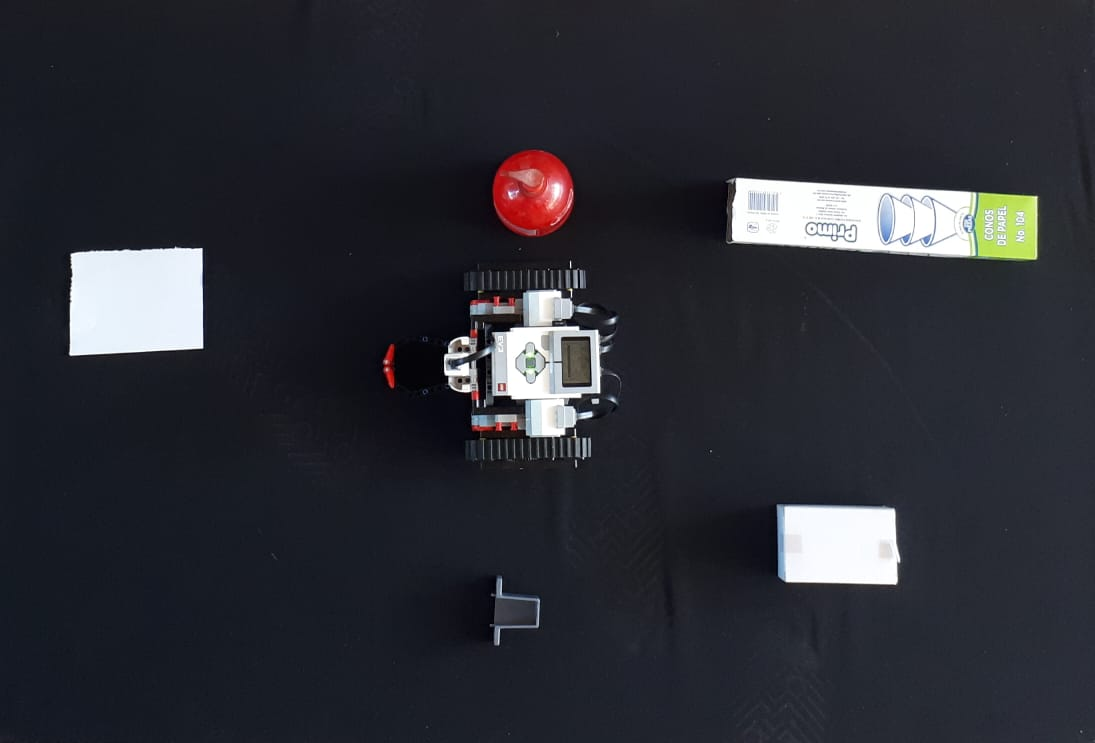
#> input picture images/base.jpg, 1095 x 743 px
$ python main.py --image images/base.jpg   (older library calls are emulated)
#> lines starting #> are read from the running program, lines starting #| are printed output that depends on the picture; after the words box and inside, x2 and y2 are one past the last pixel; in counts of white or black regions, pixels touching at a corner belong together; long printed decimals are rounded
#> in get_img, img is the input picture: shape (743, 1095, 3); mean B, G, R 52.7, 45.5, 44.3
### measurement_test/black_board.py
#!/usr/bin/env python

# Black Board measures 222.4 cm X 80.35 cm

# import the necessary packages
from imutils import perspective
import requests
import numpy as np
import cv2
import imutils
import sys


url = "http://10.42.0.190:8080/shot.jpg"


RED = 5
BLUE = 2
GREEN = 3


COLORS = {
    RED: ([90, 90, 235], [150, 150, 255]),
    BLUE: ([205, 120, 30], [255, 180, 90]),
    GREEN: ([90, 200, 20], [150, 255, 80])
}


def find_obj(image, color, heigth_coefficient, width_coefficient):
    image_height, image_width, _ = image.shape
    # find the shapes with the color in the image
    lower, upper = COLORS[color]
    lower = np.array(lower, dtype="uint8")
    upper = np.array(upper, dtype="uint8")

    shapeMask = cv2.inRange(image, lower, upper)
    output = cv2.bitwise_and(image, image, mask=shapeMask)

    # find the contours in the mask
    (_, cnts, _) = cv2.findContours(shapeMask.copy(), cv2.RETR_EXTERNAL,
                                    cv2.CHAIN_APPROX_SIMPLE)
    c = max(cnts, key=cv2.contourArea)

    # compute the rotated bounding box of the contour, then
    # draw the contours
    box = cv2.minAreaRect(c)
    box = cv2.cv.BoxPoints(box) if imutils.is_cv2() else cv2.boxPoints(box)
    box = np.array(box, dtype="int")
    cv2.drawContours(image, [box], -1, (0, 255, 0), 2)

    # show box coordinates
    colors = ((0, 0, 255), (240, 0, 159), (255, 0, 0), (255, 255, 0))
    rect = perspective.order_points(box)
    M = cv2.moments(rect)
    cX = int(M["m10"] / M["m00"])
    cY = int(M["m01"] / M["m00"])
    cv2.circle(image, (cX, cY), 7, (255, 255, 255), -1)
    cY = image_height - int(M["m01"] / M["m00"])

    # [7 lines of commented-out code are left out]
    x = cX * width_coefficient
    y = cY * heigth_coefficient
    return x, y


def find_board(image):
    image_height, image_width, _ = image.shape
#> image_height = 743; image_width = 1095

    # find all the 'black' shapes in the image
    # lower = np.array([0, 0, 0])
    lower = np.array([20, 20, 20])
    upper = np.array([60, 60, 60])
    # upper = np.array([130, 130, 130])
    shapeMask = cv2.inRange(image, lower, upper)
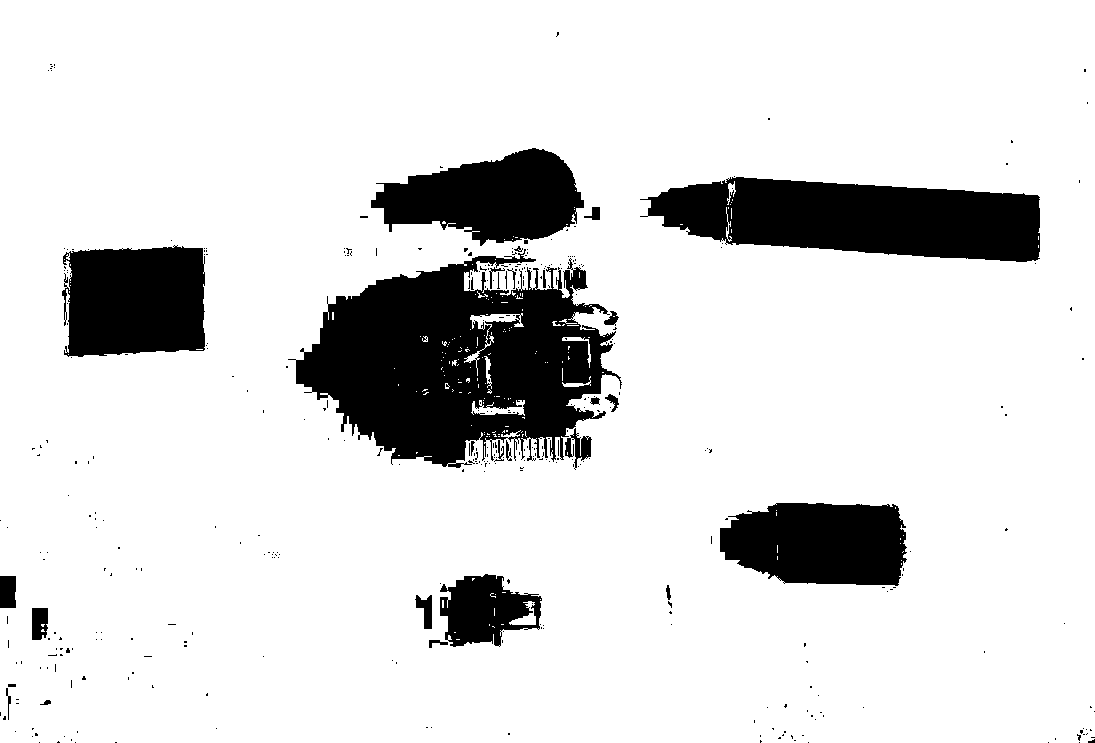
#> shapeMask: shape (743, 1095); 85.8% white; 382 black regions (354 under 20 px)
    output = cv2.bitwise_and(image, image, mask=shapeMask)
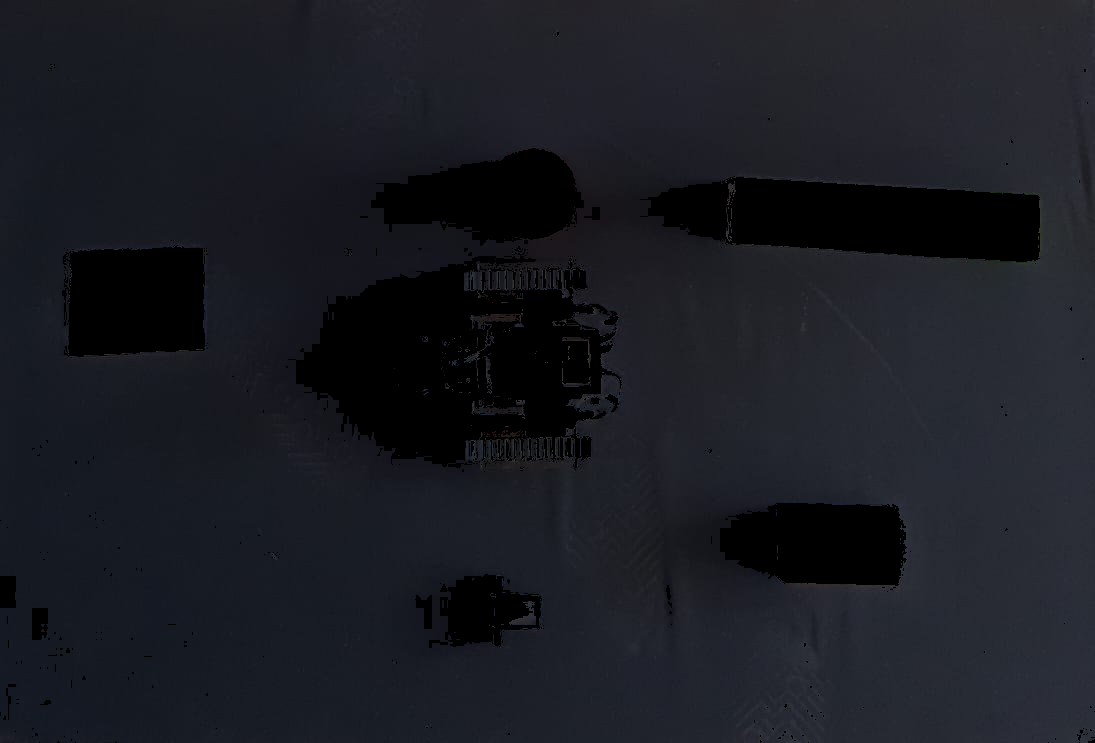
#> output: shape (743, 1095, 3); mean B, G, R 34.9, 27.9, 26.2

    # find the contours in the mask
    (_, cnts, _) = cv2.findContours(shapeMask.copy(), cv2.RETR_EXTERNAL,
                                    cv2.CHAIN_APPROX_SIMPLE)
#> cnts = 1 contour; box (x1, y1, x2, y2) and area: (0, 0, 1095, 743) 811182
    c = max(cnts, key=cv2.contourArea)
#> c = contour of 61 points, box (x1, y1, x2, y2) (0, 0, 1095, 743), area 811182

    # compute the rotated bounding box of the contour, then
    # draw the contours
    box = cv2.minAreaRect(c)
#> box = ((547, 371), (742, 1094), -90)
    box = cv2.cv.BoxPoints(box) if imutils.is_cv2() else cv2.boxPoints(box)
#> box = ((1094, 742), (-2.27e-14, 742), (0, 0), (1094, 0))
    box = np.array(box, dtype="int")
#> box = [[1094, 742], [0, 742], [0, 0], [1094, 0]]
    cv2.drawContours(image, [box], -1, (0, 255, 0), 2)
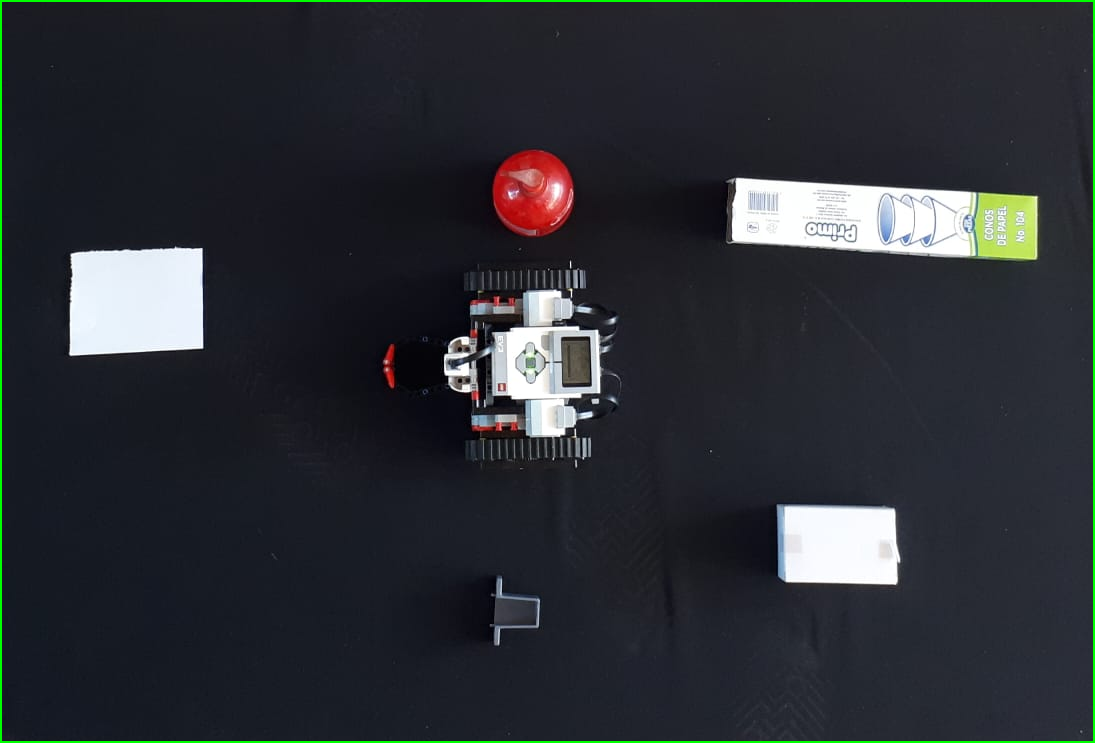
#> image: shape (743, 1095, 3); 0.9% of pixels changed, all inside (x1, y1, x2, y2) = (0, 0, 1095, 743)

    # show box coordinates
    colors = ((0, 0, 255), (240, 0, 159), (255, 0, 0), (255, 255, 0))
    rect = perspective.order_points(box)
#> rect = [[0, 0], [1094, 0], [1094, 742], [0, 742]]

    xL, yL = rect.astype("int")[0]
#> xL = 0; yL = 0
    xU, _ = rect.astype("int")[1]
#> xU = 1094
    _, yU = rect.astype("int")[2]
#> yU = 742
    xB, yB = rect.astype("int")[3]
#> xB = 0; yB = 742
    board_width_in_pixels = xU - xL
#> board_width_in_pixels = 1094
    board_width_in_cm = 100
    board_heigth_in_pixels = yU - yL
#> board_heigth_in_pixels = 742
    board_heigth_in_cm = 85
    width_coefficient = board_width_in_cm / board_width_in_pixels
#> width_coefficient = 0.0914
    heigth_coefficient = board_heigth_in_cm / board_heigth_in_pixels
#> heigth_coefficient = 0.115
    #cv2.imshow("Board", image)
    #cv2.waitKey(0)
    #print("Black board origin coordinates in pixels")
    xO, yO = xB, image_height - yB
#> xO = 0; yO = 1
    # [5 lines of commented-out code are left out]
    return heigth_coefficient, width_coefficient


# [15 lines left out: function take_pic, not called in this run]


def get_img(img_name):
    img = cv2.imread(img_name)
    #img = cv2.resize(img, (800, 600))
    return img

### lego/EV3_Send.py
#!/usr/bin/env python26

# Message format
# "Action,param1,param2"

# 1:Claw      1:Open/2:Close
# 2:Drive To  0-120:x coordinate   0-80:y coordinate

import socket


def send_to_lego(host, port, color, x, y, end=False):
    s = socket.socket(socket.AF_INET, socket.SOCK_STREAM)
    s.connect((host, port))
    if end:
        s.send(bytes("0", encoding="utf-8"))
    else:
        s.send(bytes(f'{color},{x:.2f},{y:.2f}', encoding="utf-8"))
    data = s.recv(64)
    s.close()
    return repr(data)

### main.py
#!/usr/bin/env python

import argparse
from lego.EV3_Send import send_to_lego
from measurement_test.black_board import find_obj, find_board, take_pic, get_img
from measurement_test import black_board

HOST = '10.42.0.93'  # The remote host
PORT = 50007  # The same port as used by the server


def main():
    # construct the argument parse and parse the arguments
    ap = argparse.ArgumentParser()
    ap.add_argument("-i", "--image", help="path to the image file")
    ap.add_argument("-H", "--host", help="host to connect", default=HOST)
    ap.add_argument("-p", "--port", help="port to connect", default=PORT)

    args = vars(ap.parse_args())
    host = args.get('host')
    port = args.get('port')
    image_name = args.get('image')
    if image_name:
        image = get_img(image_name)
    else:
        image = take_pic()

    heigth_coefficient, width_coefficient = find_board(image=image)
#> heigth_coefficient = 0.115; width_coefficient = 0.0914
    for color in black_board.COLORS.keys():
        print(f"Finding color: {color}")
        x, y = find_obj(image, color, heigth_coefficient, width_coefficient)
        print(f"Color found: {color} | X:{x}, Y:{y}")

        print(f"Sending lego to {x}, {y} for color {color}")
        try:
            response = send_to_lego(host=host, port=port, color=color, x=x, y=y)
            print(f"Lego response: {response}")
        except ConnectionRefusedError:
            print(f"Can not connect to {host}:{port}")
        print("*" * 100)
    else:
        print("Closing connection")
        response = send_to_lego(
            host, port, color=None, x=None, y=None, end=True)
        print(f"Lego response: {response}")
#> this loop made 1 pass
#| Color found: 5 | X:50.0, Y:61.402
#| Sending lego to 50.0, 61.402 for color 5
#> pass 1, in find_obj, `shapeMask = cv2.inRange(image, lower, upper)`:
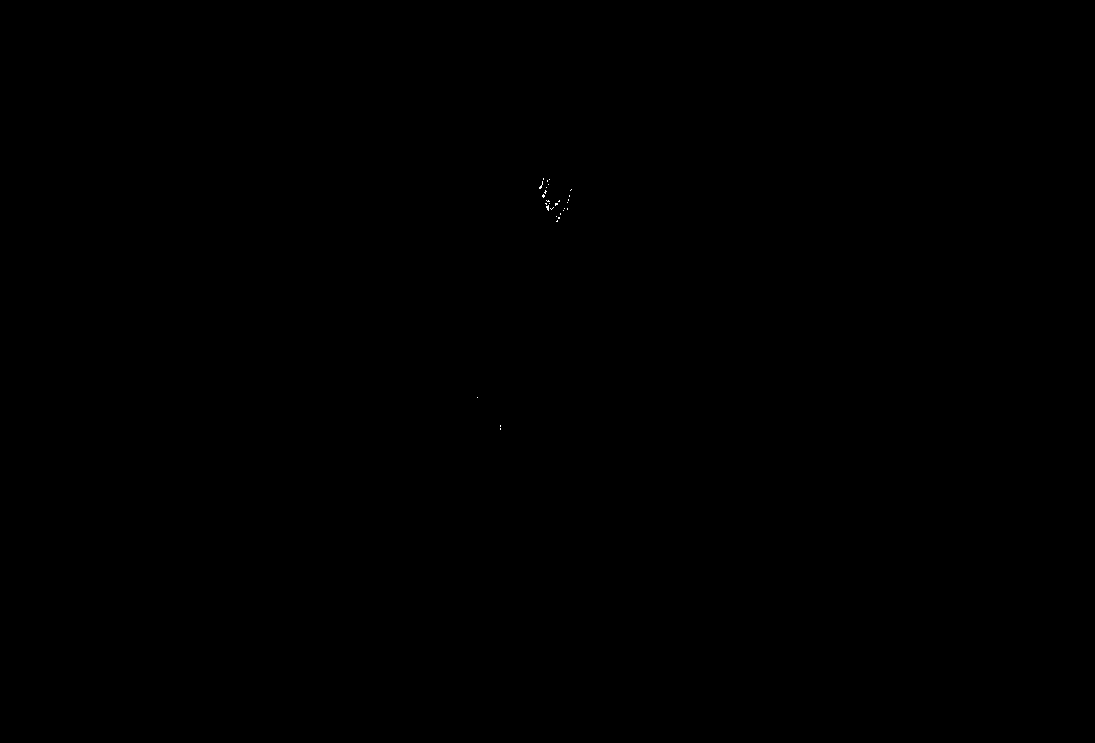
#> shapeMask: shape (743, 1095); 0.01% white in thin lines or dots, all inside (x1, y1, x2, y2) = (477, 178, 572, 430)
#> after the loop: image: shape (743, 1095, 3); 0.02% of pixels changed, all inside (x1, y1, x2, y2) = (540, 200, 555, 215)


if __name__ == "__main__":
#> (the run stopped early here; a loop or call above may not have finished)
